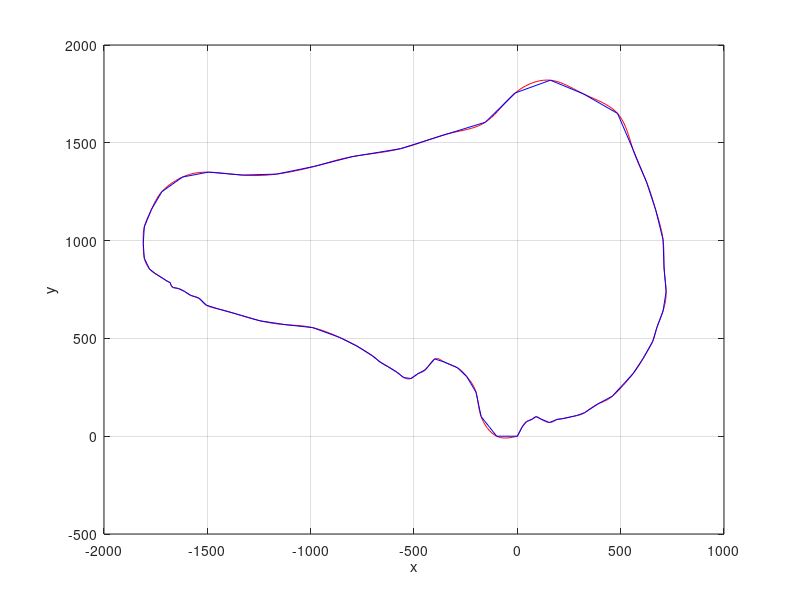

Source code (MATLAB):
pos = [
0 0 0;
1 25 50;
2 45 75;
3 70 86;
4 90 100;
5 110 90;
6 155 70;
7 190 85;
8 220 90;
9 285 105
10 325 120;
11 390 165;
12 460 205;
13 560 320;
14 610 400;
15 655 485;
16 675 555;
17 705 640;
18 720 740;
19 710 860;
20 705 1005;
21 670 1155;
22 625 1300;
23 560 1465;
24 485 1650;
25 320 1750;
26 160 1820;
27 -10 1755;
28 -155 1605;
29 -340 1545;
30 -565 1470;
31 -795 1430;
32 -980 1380;
33 -1165 1340;
34 -1330 1335;
35 -1495 1350;
36 -1620 1325;
37 -1720 1250;
38 -1770 1160;
39 -1805 1070;
40 -1810 985;
41 -1805 910;
42 -1780 855;
43 -1750 830;
44 -1720 810;
45 -1705 800;
46 -1690 790;
47 -1680 785;
48 -1675 770;
49 -1665 760;
50 -1640 755;
51 -1610 740;
52 -1580 720;
53 -1540 705;
54 -1505 670;
55 -1445 650;
56 -1360 625;
57 -1245 590;
58 -1120 570;
59 -990 555;
60 -860 505;
61 -775 460;
62 -700 410;
63 -665 380;
64 -625 355;
65 -580 325;
66 -550 300;
67 -515 295;
68 -480 320;
69 -445 340;
70 -400 395;
71 -355 380;
72 -290 350;
73 -245 305;
74 -200 225;
75 -175 100;
76 -100 0;
77 0 0;
];

%build equations
% b1/A1->x b2/A2->y
b1 = [];
b2 = [];
b1(1) = 0;
b2(1) = 0;
for i = 2:77
	b1(i) = 6 * (pos(i+1,2)-pos(i,2)) / (pos(i+1,1)-pos(i,1)) + 6 * (pos(i-1,2)-pos(i,2)) / (pos(i,1)-pos(i-1,1));
	b2(i) = 6 * (pos(i+1,3)-pos(i,3)) / (pos(i+1,1)-pos(i,1)) + 6 * (pos(i-1,3)-pos(i,3)) / (pos(i,1)-pos(i-1,1));
end
b1(78) = 0;
b2(78) = 0;

A1(1,1) = 1;
A2(1,1) = 1;
for i = 2:77
	A1(i,i-1) = pos(i,1)-pos(i-1,1);
	A1(i,i) = 2 * (pos(i+1,1)-pos(i-1,1));
	A1(i,i+1) = pos(i+1,1)-pos(i,1);
	A2(i,i-1) = pos(i,1)-pos(i-1,1);
	A2(i,i) = 2 * (pos(i+1,1)-pos(i-1,1));
	A2(i,i+1) = pos(i+1,1)-pos(i,1); 
end
A1(78,78) = 1;
A2(78,78) = 1;

%use special case of LU decomposition
for i = 2:78
    A1(i,i-1) = A1(i,i-1) / A1(i-1,i-1);
    A1(i,i) = A1(i,i) - A1(i,i-1) * A1(i-1,i);
    A2(i,i-1) = A2(i,i-1) / A2(i-1,i-1);
    A2(i,i) = A2(i,i) - A2(i,i-1) * A2(i-1,i);
end
for i=2:78
    b1(i) = b1(i) - A1(i,i-1)*b1(i-1);
    b2(i) = b2(i) - A2(i,i-1)*b2(i-1);
end
d1 = zeros(1,78);
d1(78) = b1(78) / A1(78,78);
d2 = zeros(1,78);
d2(78) = b2(78) / A2(78,78);
for i=77:-1:1
   d1(i) = (b1(i)-A1(i,i+1)*d1(i+1))/A1(i,i);
   d2(i) = (b2(i)-A2(i,i+1)*d2(i+1))/A2(i,i);
end

% get trajectory
traj_x_CSI = [];
traj_y_CSI = [];
len = 0;
for i = 1:77
    t0 = pos(i,1);
    t1 = pos(i+1,1);
    x0 = pos(i,2);
    x1 = pos(i+1,2);
    y0 = pos(i,3);
    y1 = pos(i+1,3);
    traj_x_CSI(end+1) = x0;
    traj_y_CSI(end+1) = y0;
    slip = (t1 - t0) / 10;
    delta_t = t1 - t0;
    for t = (t0+slip):slip:(t1-slip)
        traj_x_CSI(end+1)=d1(i)*(t1-t)^3/delta_t/6+d1(i+1)*(t-t0)^3/delta_t/6+(x0/delta_t-d1(i)*delta_t/6)*(t1-t)+(x1/delta_t-d1(i+1)*delta_t/6)*(t-t0);
        traj_y_CSI(end+1)=d2(i)*(t1-t)^3/delta_t/6+d2(i+1)*(t-t0)^3/delta_t/6+(y0/delta_t-d2(i)*delta_t/6)*(t1-t)+(y1/delta_t-d2(i+1)*delta_t/6)*(t-t0);
    end
end
traj_x_CSI(end+1) = 0;
traj_y_CSI(end+1) = 0;

num = length(traj_x_CSI);
for i = 1:(num-1)
    len  = len + sqrt((traj_x_CSI(i+1)-traj_x_CSI(i))^2 + (traj_y_CSI(i+1)-traj_y_CSI(i))^2);
end

plot(traj_x_CSI, traj_y_CSI, 'r', pos(:,2), pos(:,3), 'b');
ylabel('y');
xlabel('x');
grid on;
